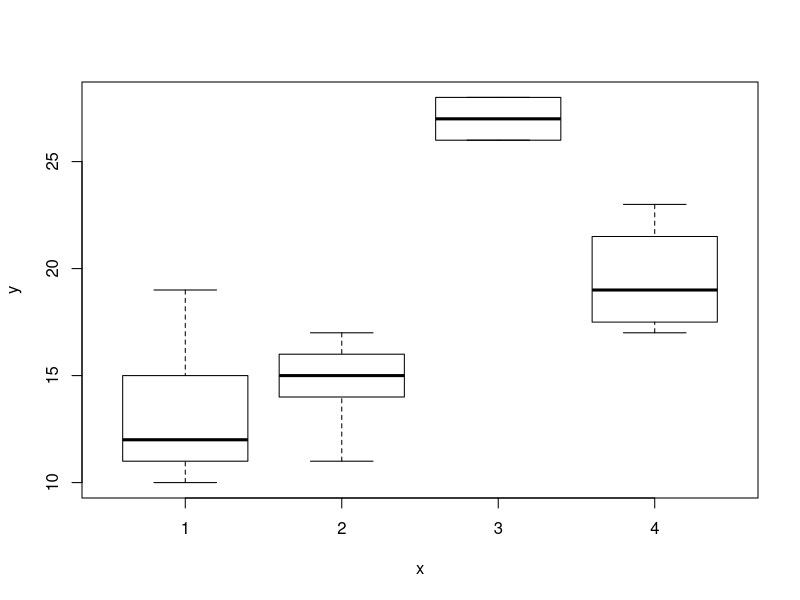

R code for this plot: (Note: this script raises an error after producing the figure.)
rm(list = ls(all.names = TRUE))



y <- c(12,10,15,19,11,11,17,16,14,15,27,33,22,26,28,23,20,18,17)
x <- c(1,1,1,1,1,2,2,2,2,2,3,3,3,3,3,4,4,4,4)

Datos=data.frame(cbind(x,y))
Datos$x <- as.factor(Datos$x)
summary(Datos)

#########################I)
#Gráfico para describir los datos (boxplot)
boxplot(y ~ x, data = Datos, col = "white", outline=FALSE)
stripchart(x ~ y, data = Datos,
           method = "jitter",
           pch = 19,
           col = 2:4,
           vertical = TRUE,
           add = TRUE)
#########################II)

fit=lm(y ~ x, data = Datos)
summary(fit)
### El promedio de ventas del empaque 1 es E(y;empaque=1)=b0= 13.400
### El promedio de ventas del empaque 2 es E(y;empaque=2)=b0+b1= 13.4 +1.2 = 14.6
### El promedio de ventas del empaque 3 es E(y;empaque=3)=b0+b2= 13.4 +13.8 = 27.2
### El promedio de ventas del empaque 4 es E(y;empaque=4)=b0+b3= 13.4 + 6.1 = 19.5


################III
### Hiótesis que se contrastan con la tabla ANOVA
#H0: b1=0, b2=0, b3=0 vs Ha: b1 !=0  o b2!=0 o b3!=0
drop1(fit, test="F")
#Como se rechaza H0 pues p-value < 0.05 entonces nos dice que al menos una categoría
#o en este caso al menos un tipo empaque tiene una influencia en la cantidad de ventas 

################IV
#Recordemos que las betas es resultado de las diferencias de las esperanzas con el
#nivel de referencia:

#                      E(y;2)- E(y;referencia)= b0 + b1 - b0= b1
#                      E(y;3)- E(y;referencia)= b0 + b2 - b0= b2
#                      E(y;4)- E(y;referencia)= b0 + b3 - b0= b3

#De esta forma, consideraremos "las pruebas t" por renglon para las betas y las
#tomaremos del summary del modelo , ya establecido anteriormente
#Ademas, las pruebas a considerar son:
#      H0:b1=0 vs Ha: b1=!0
#      H0:b2=0 vs Ha: b2=!0
#      H0:b3=0 vs Ha: b3=!0
summary(fit)
  
# p-value=0.5677>0.05 para b1 
# p-value= 6.88e-06<0.05 para b2
# p-value= 0.0135<0.05 para b3

#Globalmente dado que al menos uno se rechazo (2) y con una significancia de 0.05, encontramos que existe
# se puede considerar que el tipo del paquete afecte las ventas promedio.

#V
#Realizar comparaciones por pares con la "Tukey"

summary(glht(fit, linfct= mcp(x ="Tukey")))

#Con los resultados que nos arroja summary, notamos que con una significancia de 
# aplha=0.05, encontramos evidencia de que existe diferencia en las ventas promedio
#entre los tipo de empaque  3 y 1, 3 y 2, 4 y 3


###VI
#Para esto basta con hacer una prueba simultánea
#Empaque 3 mejor que empaque 4
#b2-b3>0
#
#Empaque 3 mejor que empaque 2
#b2-b1>0
#y
#Empaque 3 mejor que empaque 1
#b2>0
#Revisar que la alternativa tenga la misma dirección
#Entonces Ho: b2-b3<=0, b2-b1<=0 y b2<=0
K=matrix(c(0,0,1,-1,
           0,-1,1,0,
           0,0,1,0), ncol=4, nrow=3, byrow=TRUE)
m=c(0,0,0)
summary(glht(fit, linfct=K, rhs=m, alternative="greater"))
### Como se rechaza H0 en las 3 pruebas con una significancia de alfa=0.05
#Se concluye que en efecto el empaque tipo 3 es el que aumenta las ventas en 
#comparación con el resto




